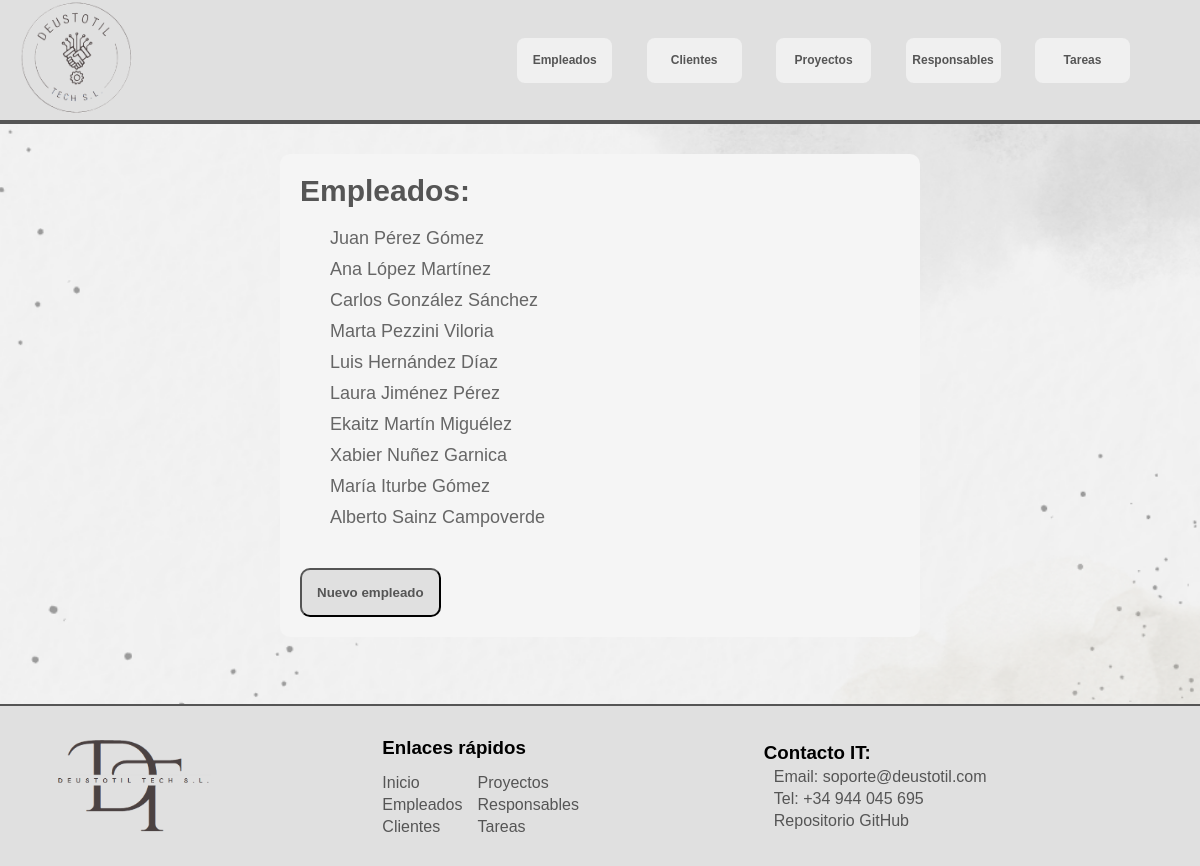
/deustotil/empleados, run on the app's committed database.
### appdeustotil/models.py (models this page shows, shortened)
class Empleado(models.Model):
    DNI = models.CharField(max_length=9)
    nombre = models.CharField(max_length=30)
    apellidos = models.CharField(max_length=60)
    email = models.EmailField()
    telefono = models.CharField(max_length=12)

### appdeustotil/views.py (the view)
# urls.py: path('empleados', views.EmpleadoListView.as_view(), name='empleados'),
class EmpleadoListView(ListView):
    model = Empleado
    queryset = Empleado.objects.all()

### appdeustotil/templates/appdeustotil/empleado_list.html
{% extends "base.html" %}
{% block content %}
<section id="content">
    <h2>Empleados:</h2>
    <ul>
    {% for empleado in object_list %}
        <li>
            <a href="{% url 'detalles_empleado' empleado.id %}">{{ empleado.nombre }} {{empleado.apellidos}}</a>
        </li>
    {% endfor %}
    </ul>
    <button><a href="{% url 'crear_empleado'%}">Nuevo empleado</a></button>
</section>
{% endblock %}

### appdeustotil/static/css/styles.css (style rules this page uses)
* { margin:0; padding:0; font-family: Arial, Helvetica, sans-serif; }
html, body { height: 100%; }
#content { background-color: whitesmoke; max-width: 600px; margin: auto; padding: 20px; border-radius: 10px; }
article section { padding: 20px; margin-left: 10px; color:#555555; }
article section h2 { color: #555555; font-size: 30px; font-weight: 700; margin-bottom: 20px; }
article section ul { list-style: none; margin-left: 30px; margin-bottom: 20px; }
article section ul li { margin: 10px 0; font-size: 18px; }
article section ul li a { text-decoration: none; color: #666666; }
article section button { margin-top: 20px; padding: 15px; background-color: #e0e0e0; color:#555555; border-radius: 10px; font-weight: bold; }
article section button a { color: #555555; text-decoration: none; }

### data on the page
Empleado: nombre "Juan", apellidos "Pérez Gómez"
Empleado: nombre "Ana", apellidos "López Martínez"
Empleado: nombre "Carlos", apellidos "González Sánchez"
Empleado: nombre "Marta", apellidos "Pezzini Viloria"
Empleado: nombre "Luis", apellidos "Hernández Díaz"
Empleado: nombre "Laura", apellidos "Jiménez Pérez"
Empleado: nombre "Ekaitz", apellidos "Martín Miguélez"
Empleado: nombre "Xabier", apellidos "Nuñez Garnica"
Empleado: nombre "María", apellidos "Iturbe Gómez"
Empleado: nombre "Alberto", apellidos "Sainz Campoverde"
